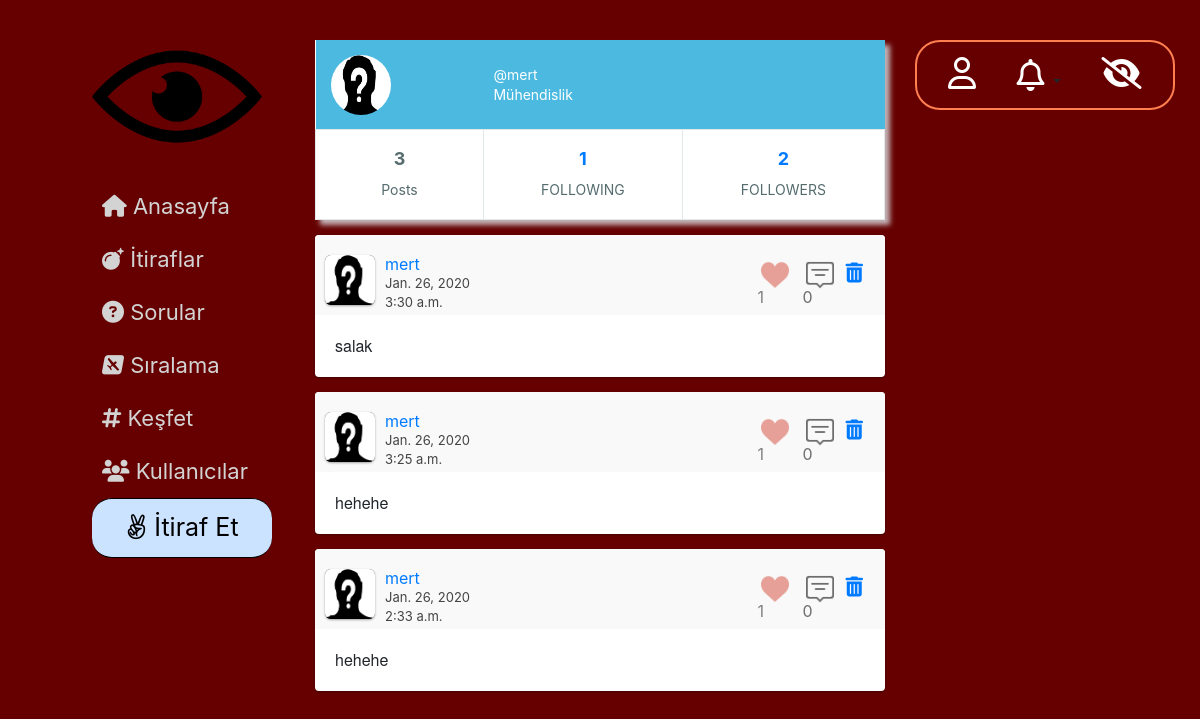
The app's page /profilim/ (signed in), older data.
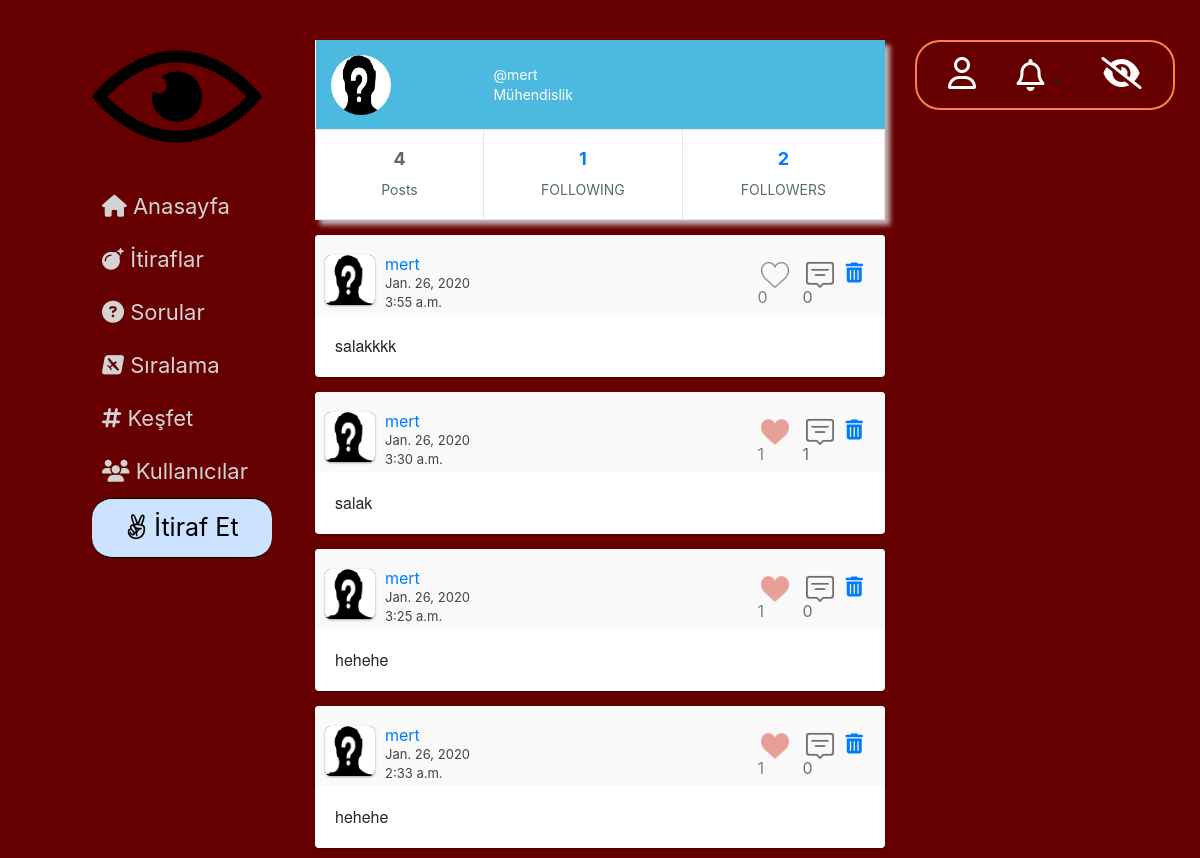
The same page, newer data.
### website/models.py (models this page shows, shortened)
class Post(models.Model):
    Post_Type = (
        ('Post', 'Post'),
        ('Soru', 'Soru'),
        ('Yorum', 'Yorum')
    )
    Category = (
        ('Aşk', 'Aşk'),
        ('Dost Kazığı', 'Dost Kazığı'),
        ('Avcılar', 'Avcılar'),
        ('Civcivler', 'Civcivler'),
        ('Profesyonellik içerenler', 'Profesyonellik içerenler'),
        ('Diğer', 'Diğer')
    )
    publish_by = models.ForeignKey(UserProfile, on_delete=models.CASCADE)
    post_type = models.CharField(max_length=20, choices=Post_Type)
    category = models.CharField(max_length=50, choices=Category)
    publish_date = models.DateField()
    publish_time = models.TimeField(auto_now_add=True)
    content = models.TextField(max_length=2000)
    likes = models.ManyToManyField(User, blank=True, related_name='post_likes')
    replycount = models.IntegerField(default=0)
    def get_reply_url(self):
        return f"/cevapla/{self.pk}/"
    def get_like_api_url(self):
        return f"/begen/api/{self.pk}/"
    def get_delete_post_url(self):
        return f"/post/sil/{self.pk}/"

class UserProfile(models.Model):
    GENDER = (
        ('E', 'Erkek'),
        ('K', 'Kadın'),
    )
    FACULTY = (
        ('Mühendislik', 'Mühendislik'),
        ('Mimarlık', 'Mimarlık'),
        ('Fen-Edebiyat', 'Fen-Edebiyat'),
        ('İktisadi-İdari', 'İktisadi-İdari'),
        ('Güzel Sanatlar', 'Güzel Sanatlar')
    )
    gender = models.CharField(max_length=1, choices=GENDER)
    faculty = models.CharField(max_length=20, choices=FACULTY)
    birthdate = models.DateField()
    createdat = models.DateField()
    following = models.ManyToManyField('self', symmetrical=False, through='Follower_List')
    postCount = models.IntegerField(blank=True, null=True)
    point = models.IntegerField(default=0)
    user = models.ForeignKey(User, on_delete=models.CASCADE)
    def get_profile_url(self):
        return f"/profil/{self.pk}/"

### website/views.py (the view)
    def wrapper(request, *args, **kw):
        user = request.user
        if not user.is_authenticated:
            return redirect('login')
        else:
            return function(request, *args, **kw)

### website/views.py (called while the page is built)
def my_login_required(function):
    def wrapper(request, *args, **kw):
        user = request.user
        if not user.is_authenticated:
            return redirect('login')
        else:
            return function(request, *args, **kw)
    return wrapper

def getNotifications(request):
    if request.user.is_anonymous:
        return {}
    n = Notification.objects.all().filter(recipient=request.user)
    for notif in n:
        print(notif)
    return {
        'notification_list': n,
        'count': n.count(),
    }

@my_login_required
def my_profile(request):
    user = request.user
    user_profile = UserProfile.objects.get(user=user)
    followers_count = Follower_List.objects.all().filter(followingto=user_profile).count()
    post_list = Post.objects.all().filter(publish_by=user_profile).order_by('-pk')
    post_count = post_list.count()
    post_list = create_paginator(request, post_list)
    context = {'user_profile': user_profile,
               'post_list': post_list,
               'post_count': post_count,
               'followers_count': followers_count}
    return render(request, 'profile.html', context)

### templates/profile.html (shortened to what this page needs)
{% extends 'base.html' %}
{% block head %}
    {% load static %}
    <link rel="stylesheet" type="text/css" href="{% static 'css/profile3.css' %}">
{% endblock %}
{% block content %}
            <div id="profile">
       <table class="profile-container">
  <tbody>
    <tr>
      <td class="user">
          {% ifequal user_profile.gender 'E' %}
              <img src="{% static 'media/erkek.png' %}" alt="profil resmi">
          {% endifequal %}
      </td>
      <td colspan="4" class="user"><div>@{{ user_profile.user.username }}<br/>{{user_profile.faculty}}</div></td>
    </tr>
    <tr>
      <td colspan="2" class="social"><b>{{ post_count}}</b><br/>Posts</td>
      <td colspan="2"  class="social"><a href="{% url 'user_following' %}"><b>{{user_profile.following.count}}</b></a><br/>FOLLOWING</td>
      <td colspan="2"  class="social"><a href="{% url 'user_followers' %}"><b>{{ followers_count }}</b>
             </a><br/>FOLLOWERS</td>
    </tr>
  </tbody>
</table>
 </div>
<div id="post-content">
        {% for post in post_list  %}
        {% include "classic-post.html" with post=post%}
           {% endfor %}
    </div>
{% endblock %}

### templates/classic-post.html (shortened to what this page needs)
{% load static %}
 <div class="post">
                    <div class="user">
                        <div class="user-img"> {% ifequal post.publish_by.gender 'E' %}
              <img src="{% static 'media/erkek.png' %}" alt="profil resmi">
          {% endifequal %}
          </div>
                        <div class="user-info">
                            <a href="{{ post.publish_by.get_profile_url }}"><div class="user-name">{{ post.publish_by.user.username }}</div></a>
                             <span class="post-date">{{post.publish_date}}</span><br>
                            <span class="post-date"> {{ post.publish_time }}</span>
                        </div>
                        <div class="actions">
                          {% if request.user.is_superuser %}
                                 <div class="actions">
                                     <a href="{{ post.get_delete_post_url }}"><i class="fas fa-trash-alt fa-lg" style="position: relative; top:15px; left:8px;"></i></a>
                        </div>
                            {% endif %}
                            {% if request.user in post.likes.all %}
                               <span> <a  data-href="{{ post.get_like_api_url }}"  data-likes={{ post.likes.count }} class="like_button">  <span class="like-red like-ch" > <div class="like-count">{{ post.likes.count }}</div></span> </a></span>
                            {% else %}
                              <span><a  data-href="{{ post.get_like_api_url }}"  data-likes={{ post.likes.count }} class="like_button"> <span class="no-like like-ch" id="like"><div class="like-count">{{ post.likes.count }}</div></span></a></span>
                            {% endif %}
                           <span id="comment-span"> <a href="{{ post.get_reply_url }}"><span class="comment" ><div id="comment-count"> {{ post.replycount }}</div> </span></a></span>
                        </div>
                    </div>
                    <div class="content">
                       {{ post.content }}
                    </div>
                </div>

Row changes from the older to the newer data that the page shows:
added Post: publish_by.user.username "mert", publish_date "Jan. 26, 2020", publish_time "3:55 a.m.", likes.count "0", replycount "0", content "salakkkk"
changed Post "salak": replycount "0" → "1"
Text that changed along with them:
{{ post_count }}: "3" → "4"
